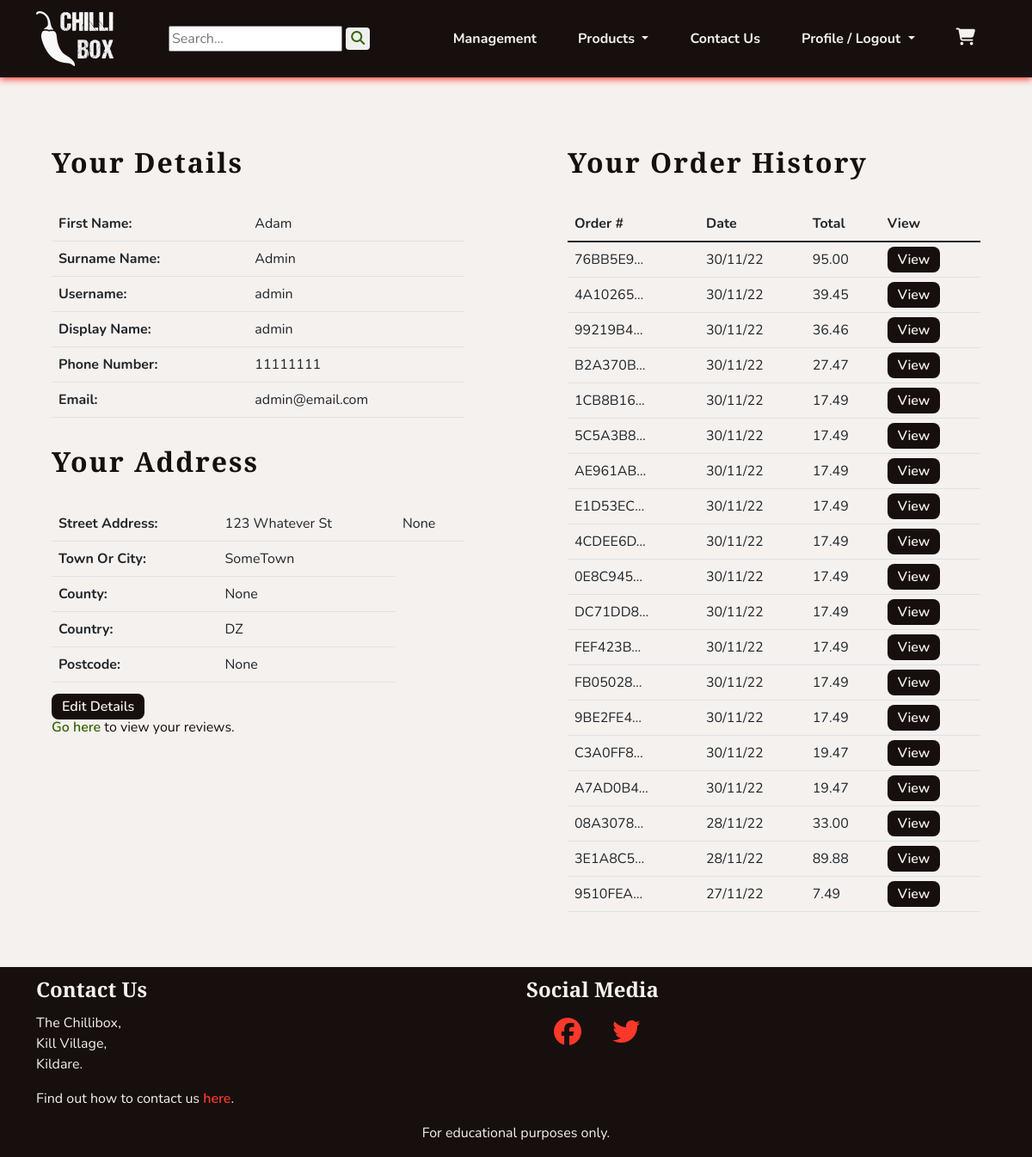
Page /profiles/profile/ (signed in) on the committed database.
### profiles/models.py (models this page shows, shortened)
class UserProfile(models.Model):
    user = models.OneToOneField(User, on_delete=models.CASCADE)
    first_name = models.CharField(max_length=40, null=True, blank=True)
    last_name = models.CharField(max_length=80, null=True, blank=True)
    display_name = models.CharField(max_length=40, null=True, blank=True)
    phone_number = models.CharField(max_length=20, null=True, blank=True)
    street_address1 = models.CharField(max_length=80, null=True, blank=True)
    street_address2 = models.CharField(max_length=80, null=True, blank=True)
    town_or_city = models.CharField(max_length=40, null=True, blank=True)
    county = models.CharField(max_length=80, null=True, blank=True)
    country = CountryField(blank_label='Country', null=True, blank=True)
    postcode = models.CharField(max_length=20, null=True, blank=True)
    class Meta:
        verbose_name_plural = "User Profiles"
    def __str__(self):
        return self.display_name

### checkout/models.py (models this page shows, shortened)
class Order(models.Model):
    order_number = models.CharField(max_length=32, editable=False)
    user_profile = models.ForeignKey(UserProfile, on_delete=models.SET_NULL,
                                     null=True, blank=True,
                                     related_name='orders')
    first_name = models.CharField(max_length=50)
    last_name = models.CharField(max_length=50)
    email = models.EmailField(max_length=254)
    phone_number = models.CharField(max_length=20)
    country = CountryField(blank_label='Country *')
    postcode = models.CharField(max_length=20, null=True, blank=True)
    town_or_city = models.CharField(max_length=40)
    street_address1 = models.CharField(max_length=80)
    street_address2 = models.CharField(max_length=80, null=True, blank=True)
    county = models.CharField(max_length=80, null=True, blank=True)
    date = models.DateTimeField(auto_now_add=True)
    delivery_cost = models.DecimalField(max_digits=6,
                                        decimal_places=2, default=0)
    order_total = models.DecimalField(max_digits=10,
                                      decimal_places=2, default=0)
    grand_total = models.DecimalField(max_digits=10,
                                      decimal_places=2, default=0)

### profiles/views.py (the view)
# urls.py: path('profile/', views.ProfileView.as_view(), name='profile'),
class ProfileView(LoginRequiredMixin, View):
    def get(self, request):
        profile = get_object_or_404(UserProfile, user=request.user)
        orders = profile.orders.all().order_by('-date')
        template_name = 'profiles/profile.html'
        context = {
            'profile': profile,
            'orders': orders,
            }
        return render(request, template_name, context)

### cart/contexts.py (called while the page is built, shortened)
def cart_contents(request):
    cart_items = []
    total = 0
    product_count = 0
    cart = request.session.get('cart', {})
    if total < settings.FREE_DELIVERY_THRESHOLD:
        delivery = Decimal(settings.STANDARD_DELIVERY_COST)
        free_delivery_delta = settings.FREE_DELIVERY_THRESHOLD - total
    else:
        delivery = 0
        free_delivery_delta = 0
    grand_total = delivery + total
    context = {
        'cart_items': cart_items,
        'total': total,
        'product_count': product_count,
        'delivery': delivery,
        'free_delivery_delta': free_delivery_delta,
        'free_delivery_threshold': settings.FREE_DELIVERY_THRESHOLD,
        'grand_total': grand_total,
    }
    return context

### profiles/templates/profiles/profile.html (shortened to what this page needs)
{% extends 'base.html' %}
{% block content %}
<section class="row">
    <div class="col-12 col-md-6">
        <div class="col-10 mx-auto">
            <h1 class="headings">Your Details</h1>
            <table class="table">
                <tr>
                    <th>First Name: </th>
                    <td>{{ profile.first_name }} </td>
                </tr>
                <tr>
                    <th>Surname Name: </th>
                    <td>{{ profile.last_name }} </td>
                </tr>
                <tr>
                    <th>Username: </th>
                    <td>{{ profile.user.username }} </td>
                </tr>
                <tr>
                    <th>Display Name: </th>
                    <td>{{ profile.display_name }} </td>
                </tr>
                <tr>
                    <th>Phone Number: </th>
                    <td>{{ profile.phone_number }} </td>
                </tr>
                <tr>
                    <th>Email: </th>
                    <td>{{ profile.user.email }} </td>
                </tr>
            </table>
            <h2 class="headings">Your Address</h2>
            <table class="table">
                <tr>
                    <th>Street Address: </th>
                    <td>{{ profile.street_address1 }} </td>
                    <td>{{ profile.street_address2 }} </td>
                </tr>
                <tr>
                    <th>Town Or City: </th>
                    <td>{{ profile.town_or_city }} </td>
                </tr>
                <tr>
                    <th>County: </th>
                    <td>{{ profile.county }} </td>
                </tr>
                <tr>
                    <th>Country: </th>
                    <td>{{ profile.country }} </td>
                </tr>
                <tr>
                    <th>Postcode: </th>
                    <td>{{ profile.postcode }} </td>
                </tr>
            </table>
            <a class="chilli-btn" href="{% url 'profiles:edit_profile' %}">Edit Details</a>
            <div>
                <p><a class="chilli-link" href="{% url 'profiles:review_list' %}">Go here</a>
                 to view your reviews.</p>
            </div>
        </div>
    </div>
    <div class="col-12 col-md-6">
        <div class="col-10 mx-auto">
            <h2 class="headings">Your Order History</h2>
            <table class="table">
                <thead>
                    <tr>
                        <th>Order #</th>
                        <th>Date</th>
                        <th>Total</th>
                        <th>View</th>
                    </tr>
                </thead>
                <tbody>
                    {% for order in orders %}
                    <tr>
                        <td>{{ order.order_number|truncatechars:8 }}</td>
                        <td>{{ order.date|date:'d/m/y' }}</td>
                        <td>{{ order.grand_total }}</td>
                        <td>
                            <a class="chilli-btn" href="{% url 'profiles:order_history' order.order_number %}">
                                View
                            </a>
                        </td>
                    </tr>
                    {% endfor %}
                </tbody>
            </table>
        </div>
    </div>
</section>
{% endblock %}

### static/css/style.css (style rules this page uses)
:root { --site-white: #f5f1ee; --site-black: #160f0e; --site-grey: #6b6363; --site-red: #fc382a; --site-dark-red:#bd0000; --site-green: #568729; --site-dark-green: #326300; --site-text-bg: rgba(49, 99, 0, 0.2); --site-car-bg: rgba(245, 241, 238, 0.61); }
html { height: 100%; }
section { max-width: 2550px; }
body { font-family: "Nunito", sans-serif; color: var(--site-black); font-size: 1rem; background: var(--site-white); }
h1, h2, h3, h4 { font-family: "Merriweather Sans", "Nunito", sans-serif; font-weight: 900; margin-top: 0.5em; margin-bottom: 0.5em; }
.headings { font-size: 2rem; letter-spacing: 2px; margin: 1em 0; }
a { text-decoration: none; }
.chilli-link { font-weight: 600; color: var(--site-dark-green); transition: all 0.2s linear; }
.chilli-btn { padding: 0.25em 0.75em; font-weight: 600; color: var(--site-white); background-color: var(--site-black); border-radius: 8px; transition: all 0.2s linear; }

### rows in the picture
UserProfile: first_name "Adam", last_name "Admin", user.username "admin", display_name "admin", phone_number "11111111", user.email "admin@email.com", street_address1 "123 Whatever St", street_address2 "None", town_or_city "SomeTown", county "None", country "DZ", postcode "None"
Order: order_number "76BB5E9…", date "30/11/22", grand_total "95.00"
Order: order_number "4A10265…", date "30/11/22", grand_total "39.45"
Order: order_number "99219B4…", date "30/11/22", grand_total "36.46"
Order: order_number "B2A370B…", date "30/11/22", grand_total "27.47"
Order: order_number "1CB8B16…", date "30/11/22", grand_total "17.49"
Order: order_number "5C5A3B8…", date "30/11/22", grand_total "17.49"
Order: order_number "AE961AB…", date "30/11/22", grand_total "17.49"
Order: order_number "E1D53EC…", date "30/11/22", grand_total "17.49"
Order: order_number "4CDEE6D…", date "30/11/22", grand_total "17.49"
Order: order_number "0E8C945…", date "30/11/22", grand_total "17.49"
Order: order_number "DC71DD8…", date "30/11/22", grand_total "17.49"
Order: order_number "FEF423B…", date "30/11/22", grand_total "17.49"
Order: order_number "FB05028…", date "30/11/22", grand_total "17.49"
Order: order_number "9BE2FE4…", date "30/11/22", grand_total "17.49"
Order: order_number "C3A0FF8…", date "30/11/22", grand_total "19.47"
Order: order_number "A7AD0B4…", date "30/11/22", grand_total "19.47"
Order: order_number "08A3078…", date "28/11/22", grand_total "33.00"
Order: order_number "3E1A8C5…", date "28/11/22", grand_total "89.88"
Order: order_number "9510FEA…", date "27/11/22", grand_total "7.49"
